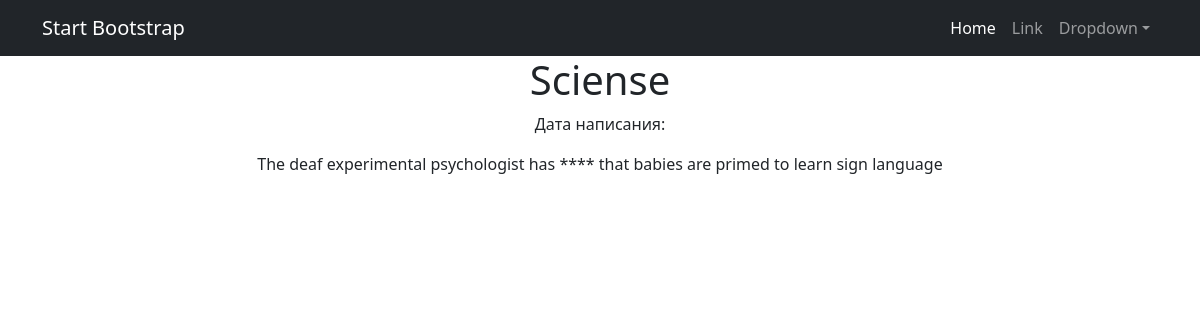
/2, run on the app's committed database.
### news/models.py (models this page shows, shortened)
class Post(models.Model):
    ARTICLE = 'AR'
    NEWS = 'NE'
    POST_CHOICES = [
            (ARTICLE, 'Статья'),
            (NEWS, 'Новость'),
        ]
    author = models.ForeignKey(Author, on_delete=models.CASCADE)
    post_type = models.CharField(max_length=2, choices=POST_CHOICES)
    created_at = models.DateTimeField(default=timezone.now)
    categories = models.ManyToManyField(Category, through='PostCategory')
    title = models.CharField(max_length=255)
    content = models.TextField()
    rating = models.IntegerField(default=0)
    subscribers = models.ManyToManyField(User, related_name='subscribed_posts')

### news/views.py (the view)
# urls.py: path('<int:pk>', PostDetail.as_view(), name='post_detail'),
class PostDetail(DetailView):
    model = Post
    template_name = 'new.html'
    context_object_name = 'product'

### news/templatetags/custom_filters.py (called while the page is built)
@register.filter(name='censor')
def censor(value):
    for word in UNWANTED_WORDS:
        value = value.replace(word, '*' * len(word))
    return value

### templates/new.html (shortened to what this page needs)
{% extends 'flatpages/default.html' %}
{% load custom_filters %}
{% block content %}
<h1>{{ product.title }}</h1>
<p>Дата написания: {{ product.time_written }}</p>
<p>{{ product.content|censor }}</p>
{% endblock content %}

### data on the page
Post: title "Sciense", content|censor "The deaf experimental psychologist has **** that babies are primed to learn sign language"
